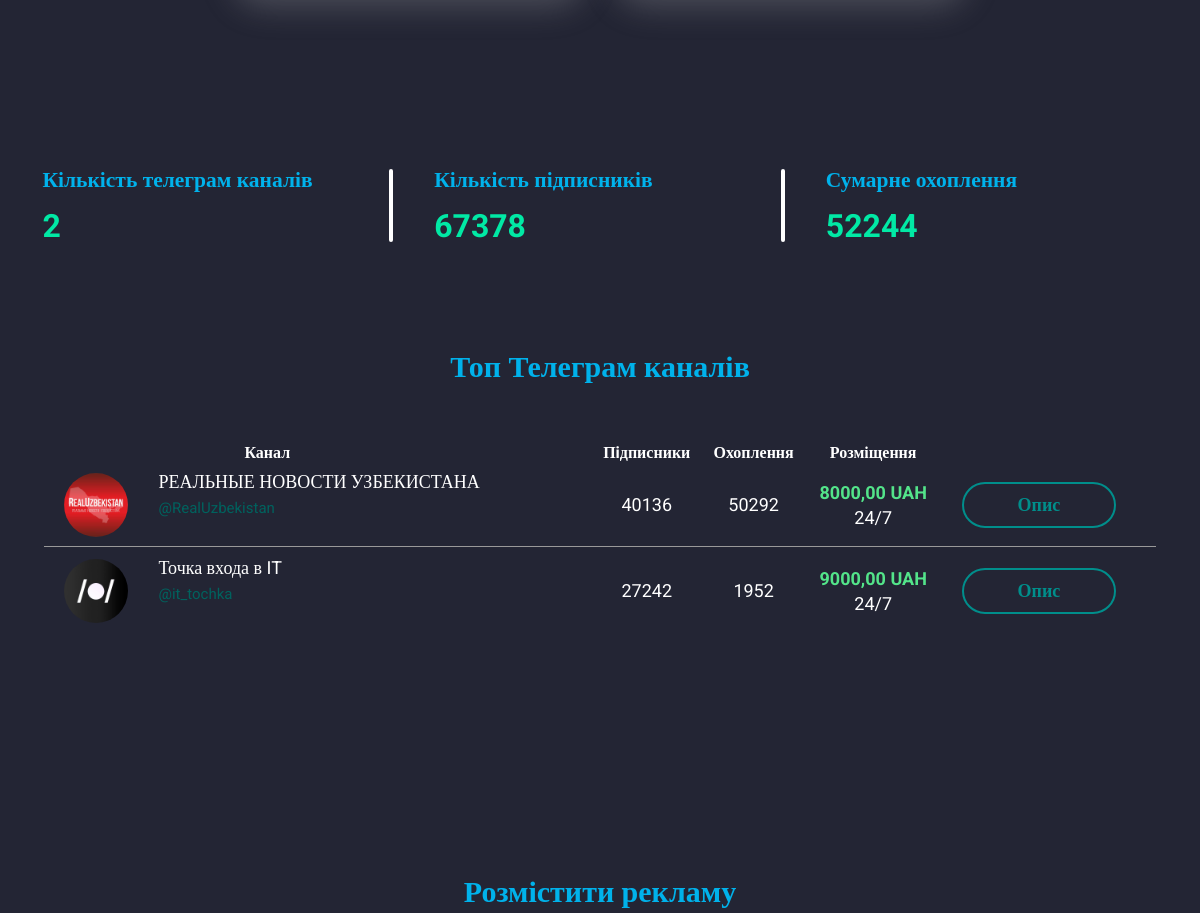
Before: / (middle part) with the older database file.
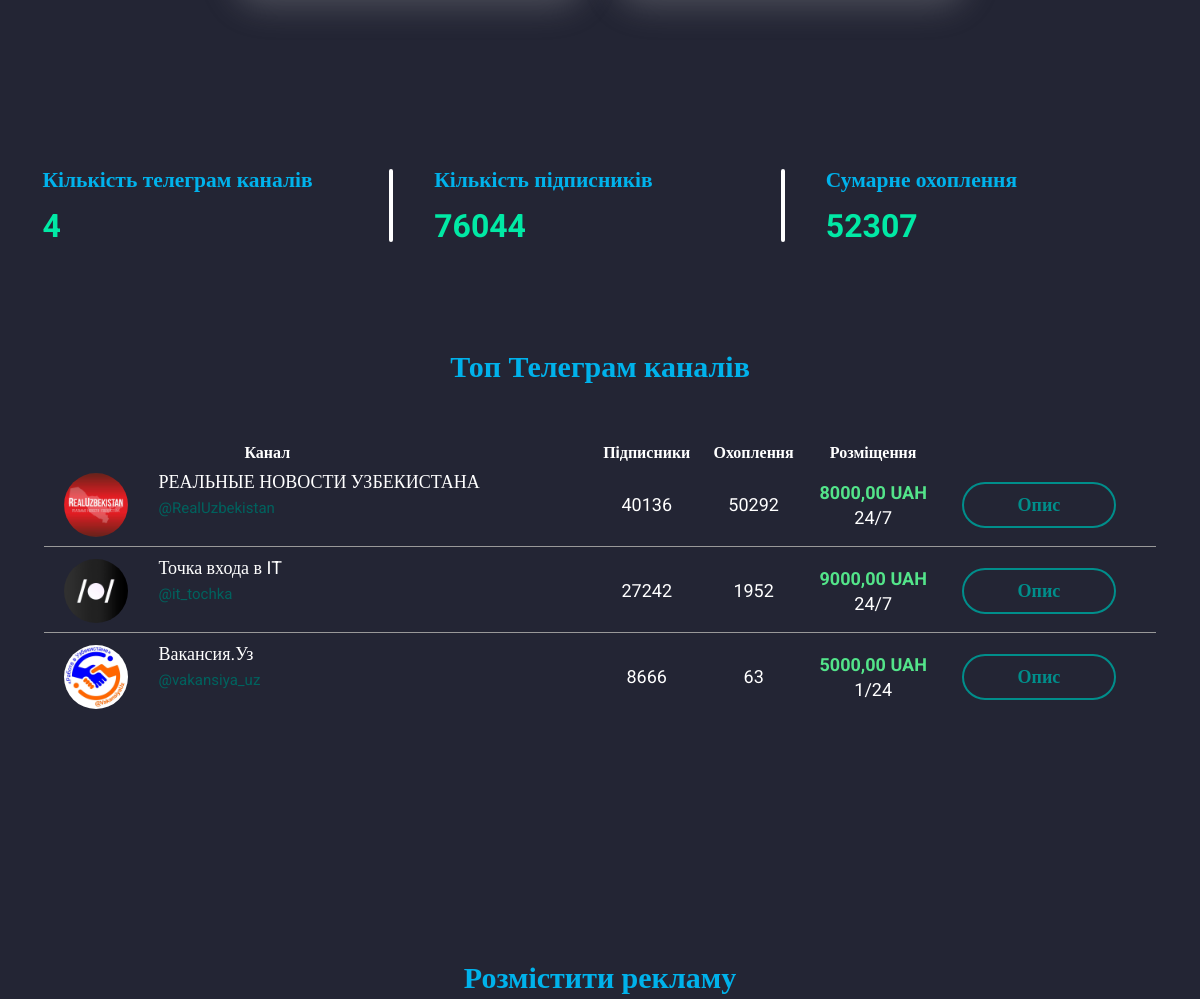
After: the same page with the newer database file.
### API/models.py (models this page shows, shortened)
class Chanel(models.Model):
    chanel_link=models.CharField(max_length=150)
    name=models.CharField(max_length=150,verbose_name="Называние канала")
    pictures=models.ImageField(verbose_name='Лого')
    subscribers=models.IntegerField()
    views=models.IntegerField()
    created_at=models.DateTimeField(auto_now_add=True)
    last_update=models.DateTimeField(auto_now=True)
    add_chanel =models.ForeignKey(Add_chanel, on_delete=models.CASCADE)
    username=models.CharField(max_length=140)
    daily_subscribers=models.IntegerField(default=0, blank=True, null=True)
    weekly_subscribers=models.IntegerField(default=0, blank=True, null=True)
    weekly_monthy = models.IntegerField(default=0, blank=True, null=True)
    class Meta:
        verbose_name="Канал"
        verbose_name_plural="Канал"
        ordering=['-subscribers']

### accounts/models.py (models this page shows, shortened)
class Cost_Format(models.Model):
    add_chanel=models.ForeignKey(Add_chanel,on_delete=models.CASCADE,related_name='cost_formats')
    placement_format = models.CharField(max_length=100)
    cost_per_format = models.DecimalField(max_digits=10, decimal_places=2)

### accounts/views.py (the view)
# urls.py: path('', views.MainPage.as_view(), name='main'),
class MainPage(TemplateView):
    template_name = 'index.html'
    def get_context_data(self, *, object_list=None, **kwargs):
        context = super().get_context_data(**kwargs)
        context['feedback'] = Feedback.objects.all().order_by('-id')[:3]
        context['count'] = Chanel.objects.exclude(pictures='').select_related('add_chanel').prefetch_related('add_chanel__cost_formats')
        context['lists'] = Chanel.objects.all().count()
        context['subscribers'] = Chanel.objects.aggregate(total=Sum('subscribers'))['total']
        context['total_views'] = Chanel.objects.aggregate(total=Sum('views'))['total']
        return context

### accounts/context_processors.py (called while the page is built, shortened)
def user_authenticated(request):
    user_authenticated_data = {'user_authenticated': request.user.is_authenticated}
    return user_authenticated_data

### accounts/templates/index.html (shortened to what this page needs)
{% extends 'base.html' %}
{% load static %}
{% block content %}
    <main class="page">
			<section class="advantages">
			</section>
			<section class="counters">
				<div class="counters__container">
					<div class="counters__item">
						<div class="label-blue label-blue_s24">Кількість телеграм каналів</div>
						<div class="counters__num">{{lists}}</div>
					</div>
					<div class="counters__item">
						<div class="label-blue label-blue_s24">Кількість підписників</div>
						{% if subscribers %}
						<div class="counters__num">{{subscribers}}</div>
						{% else %}
						<div class="counters__num">0</div>
						{% endif %}
					</div>
					<div class="counters__item">
						<div class="label-blue label-blue_s24">Сумарне охоплення</div>
						 {% if total_views %}
						<div class="counters__num">{{total_views}}</div>
						{% else %}
						<div class="counters__num">0</div>
						{% endif %}
					</div>
				</div>
			</section>
			<section class="current-offers">
				<div class="current-offers__container container">
					<h2 class="title title_center">Топ Телеграм каналів</h2>
					<div data-showmore class="current-offers">
						<div data-showmore-content="705" class="current-offers__content">
							<div class="table-wrap">
								<table class="table">
									<thead>
										<tr>
											<th scope="col">
												<div class="label-white label-white_s16">Канал</div>
											</th>
											<th scope="col">
												<div class="label-white label-white_s16">Пiдписники</div>
											</th>
											<th>
												<div class="label-white label-white_s16">Охоплення</div>
											</th>
											<th>
												<div class="label-white label-white_s16">Розміщення</div>
											</th>
											<th>
											</th>
										</tr>
									</thead>
									<tbody>
									{% for item in count %}
									{% with last_cost_format=item.add_chanel.cost_formats.last %}
										<tr>
											<td class="table-row" scope="row">
												<div class="table-row__head">
													<a href="{% url 'page' item.pk  %}" target="_blank" class="table-row__img">
														<picture><source srcset="/{{item.pictures}}" type="image/webp"><img class="img-fluid" src="/{{item.pictures}}" alt=""></picture>
													</a>
													<div class="table-row__content">
														<div class="table-row__content">
															<a href="{% url 'page' item.pk  %}" target="_blank" class="label-white hhv-blue">{{item.name}}</a>
															<a href="{{item.chanel_link}}" class="table-row__name">
																@{{item.chanel_link | cut:'https://t.me/'}}
															</a>
														</div>
													</div>
												</div>
											</td>
											<td class="table-row">
												<div class="label-white">{{item.subscribers}}</div>
											</td>
											<td class="table-row">
												<div class="label-white">{{item.views}}</div>
											</td>
											<td class="table-row">
												<div class="table-row__column">
													<div class="label-light-green">{{ last_cost_format.cost_per_format }} UAH</div>
													<div class="label-white">{{ last_cost_format.placement_format }}</div>
												</div>
											</td>
											<td class="table-row">
												<a href="{% url 'page' item.pk  %} ">
												<button class="button button_dark-green button_sm button_no-bg" type="button" style="width:150px">Опис</button></a>
											</td>
										</tr>
									{% endwith %}
            						{% endfor %}
									</tbody>
								</table>
							</div>
						</div>
					</div>
				</div>
			</section>
			<section class="place-ad">
				<div class="place-ad__container container container_big">
					<h2 class="title title_center">Розмістити рекламу</h2>
				</div>
			</section>
		</main>
{% endblock %}

### templates/base.html (shortened to what this page needs)
{% load static %}
<!DOCTYPE html>
<html lang="ru">
<head>
	<link rel="stylesheet" href="{% static 'css/style.min.css' %}">
	<link rel="stylesheet" href="https://cdn.jsdelivr.net/npm/intl-tel-input@18.1.1/build/css/intlTelInput.css?_v=20240118214023">
</head>
<body>
<div class="wrapper">
    {% if user_authenticated %}
        {% include 'inc/header_cabinet.html' %}
    {% else %}
        {% include 'inc/header.html' %}
    {% endif %}
    {% block content %}{% endblock %}
</div>
</body>
</html>

### templates/inc/header.html (shortened to what this page needs)
{% load static %}
    <div class="wrapper">

### templates/inc/footer.html (shortened to what this page needs)
{% load static %}

Changed rows visible on the page:
added Chanel: pictures (picture), name "Вакансия.Уз", chanel_link "vakansiya_uz", subscribers "8666", views "63", add_chanel.cost_formats.last.cost_per_format "5000,00", add_chanel.cost_formats.last.placement_format "1/24"
Other visible differences:
{{ lists }}: "2" → "4"
{{ subscribers }}: "67378" → "76044"
{{ total_views }}: "52244" → "52307"
